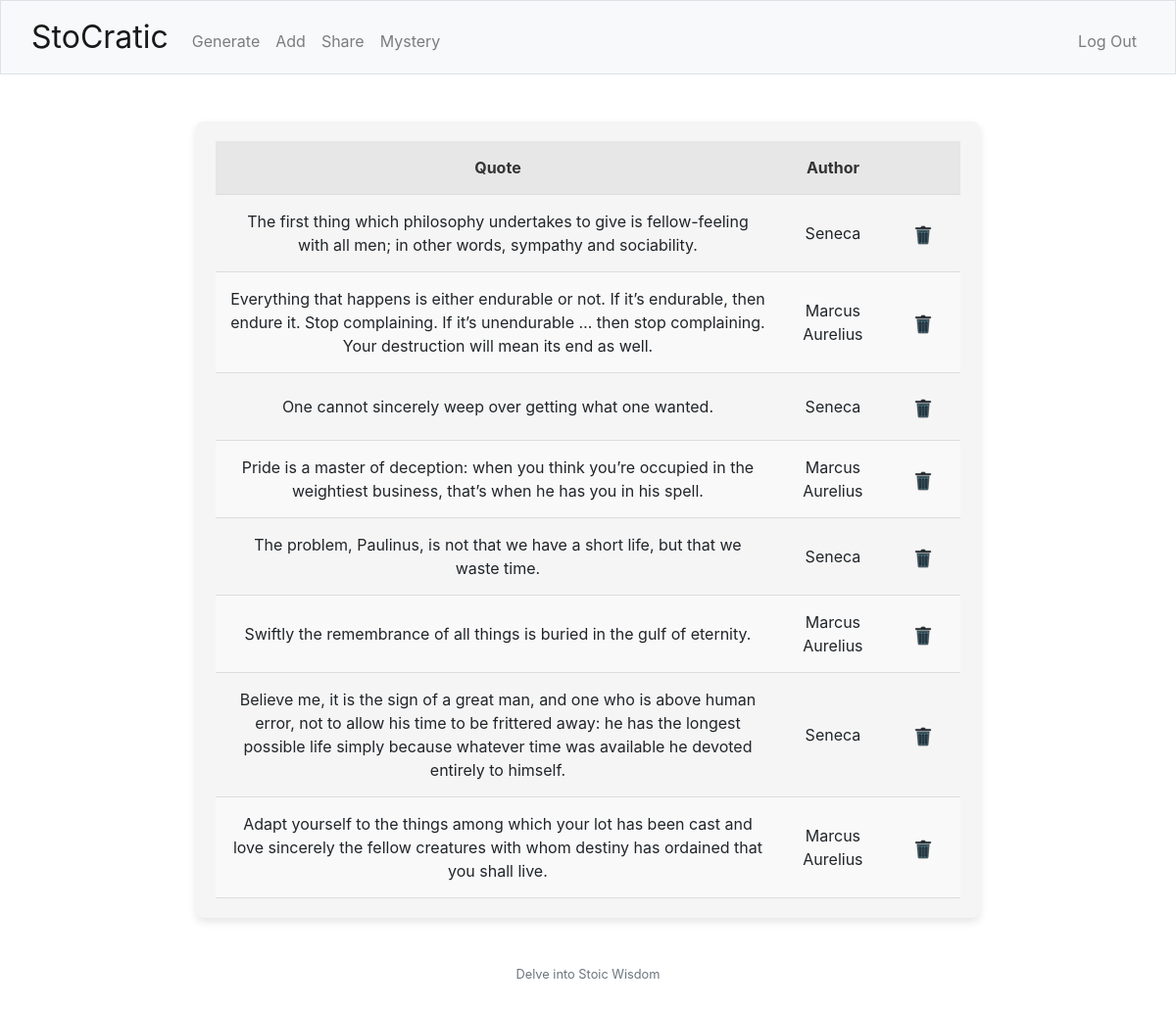
The page / (signed in) on the database its author committed.
### tables this page shows
CREATE TABLE quotes (
            id INTEGER PRIMARY KEY,
            quote_text TEXT NOT NULL,
            author TEXT NOT NULL,
            user_id INTEGER,
            FOREIGN KEY(user_id) REFERENCES users(id)
        );

### app.py (the view)
@app.route('/')
@login_required
def index():
    quotes = get_saved_quotes()
    return render_template('index.html', quotes=quotes)

### app.py (called while the page is built)
@app.after_request
def after_request(response):
    response.headers["Cache-Control"] = "no-cache, no-store, must-revalidate"
    response.headers["Expires"] = 0
    response.headers["Pragma"] = "no-cache"
    return response

### helpers.py (called while the page is built)
def login_required(f):
    @wraps(f)
    def decorated_function(*args, **kwargs):
        if session.get("user_id") is None:
            return redirect("/login")
        return f(*args, **kwargs)
    return decorated_function

def get_saved_quotes():
    connection = sqlite3.connect('quotes_app.db')
    cursor = connection.cursor()
    user_id = session['user_id']
    cursor.execute("SELECT quote_text, author FROM quotes WHERE user_id = ?", (user_id,))
    quotes = cursor.fetchall()
    connection.close()
    print(quotes)
    return quotes

### templates/index.html (shortened to what this page needs)
{% extends "layout.html" %}
{% block main %}
    <div class="quotes-table-container">
        <table class="quotes-table">
            <thead>
                <tr>
                    <th>Quote</th>
                    <th>Author</th>
                    <th></th>
                </tr>
            </thead>
            <tbody>
                {% for quote in quotes %}
                <tr>
                    <td>{{ quote[0] }}</td>
                    <td>{{ quote[1] }}</td>
                    <td>
                        <a href="{{ url_for('delete_quote', quote_text=quote[0]) }}" class="btn btn-1">
                            <img src="/static/delete.png" alt="Delete">
                        </a>
                    </td>
                </tr>
                {% endfor %}
            </tbody>
        </table>
    </div>
{% endblock %}

### static/styles.css (style rules this page uses)
.quotes-table-container { max-width: 800px; margin: auto; padding: 20px; background-color: #f5f5f5; border-radius: 8px; box-shadow: 0 4px 8px rgba(0, 0, 0, 0.1); }
.quotes-table { width: 100%; border-collapse: collapse; }
.quotes-table th, .quotes-table td { padding: 15px; text-align: center; border-bottom: 1px solid #ddd; }
.quotes-table th { background-color: #e7e7e7; color: #333; font-weight: bold; }
.quotes-table tr:nth-child(even) { background-color: #f9f9f9; }
.btn-1 { background-color: transparent; border: none; }

### rows shown on the page
quotes: quote_text "The first thing which philosophy undertakes to give is fellow-feeling with all men; in other words, sympathy and sociability.", author "Seneca"
quotes: quote_text "Everything that happens is either endurable or not. If it’s endurable, then endure it. Stop complaining. If it’s unendurable … then stop complaining. Your destruction will mean its end as well.", author "Marcus Aurelius"
quotes: quote_text "One cannot sincerely weep over getting what one wanted.", author "Seneca"
quotes: quote_text "Pride is a master of deception: when you think you’re occupied in the weightiest business, that’s when he has you in his spell.", author "Marcus Aurelius"
quotes: quote_text "The problem, Paulinus, is not that we have a short life, but that we waste time.", author "Seneca"
quotes: quote_text "Swiftly the remembrance of all things is buried in the gulf of eternity.", author "Marcus Aurelius"
quotes: quote_text "Believe me, it is the sign of a great man, and one who is above human error, not to allow his time to be frittered away: he has the longest possible life simply because whatever time was available he devoted entirely to himself.", author "Seneca"
quotes: quote_text "Adapt yourself to the things among which your lot has been cast and love sincerely the fellow creatures with whom destiny has ordained that you shall live.", author "Marcus Aurelius"
